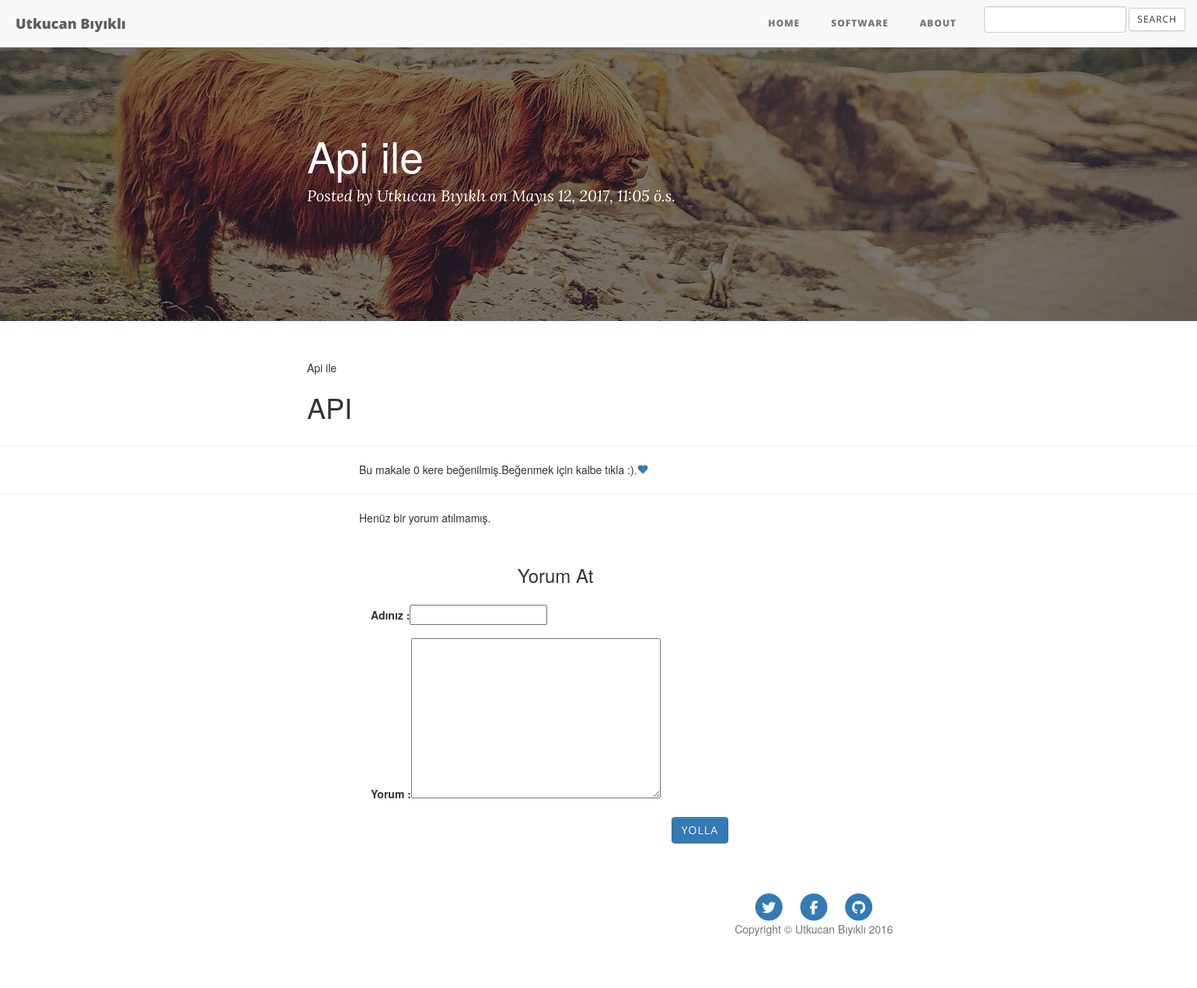
/34/, run on the app's committed database.
### Articles/models.py (models this page shows, shortened)
class Article(models.Model):
    title=models.CharField(max_length=25,unique=True)
    body=models.CharField(max_length=140,unique=True)
    content=models.TextField()
    like=models.IntegerField(default=0)
    genre=models.CharField(max_length=10)
    date=models.DateTimeField(auto_now_add=True)
    publish=models.BooleanField(default=False)
    class Meta:
        ordering=["-date"]

### Articles/views.py (the view)
# urls.py: url(r'^(?P<id>[0-9]+)/$', views.detail, name="detail"),
def detail(request, id):
    article = get_object_or_404(Article, id=id)
    comments=Comment.objects.filter(Q(article__title__startswith=article.title),Q(publish=True))
    if request.method == "POST":
        form = CommentForm(request.POST)
        if form.is_valid():
            ''' Begin reCAPTCHA validation '''
            recaptcha_response = request.POST.get('g-recaptcha-response')
            url = 'https://www.google.com/recaptcha/api/siteverify'
            values = {
                'secret': settings.GOOGLE_RECAPTCHA_SECRET_KEY,
                'response': recaptcha_response
            }
            data = urllib.urlencode(values)
            req = urllib2.Request(url, data)
            response = urllib2.urlopen(req)
            result = json.load(response)
            ''' End reCAPTCHA validation '''
            if result['success']:
                comment = form.save(commit=False)
                comment.article  = article
                comment.save()
                return redirect('articles:detail', id=article.id)
            else:
                error="Robot olmadigina emin misin ?"
                return render(request,"article/detail.html",{"article":article,"error":error,"form":form,"comments":comments})
    else:
        form = CommentForm()
    template="article/detail.html"
    return render(request, template, {'form': form,"article":article,"comments":comments})

### Articles/forms.py (shortened to what this page needs)
class CommentForm(forms.ModelForm):
    class Meta:
        model = Comment
        fields = ('name', 'comment')

### Articles/templates/article/detail.html (shortened to what this page needs)
{% extends 'article/base.html' %}
{% block body %}
  <header class="intro-header" style="background-image: url('../../static/Articles/img/contact-bg.jpg')">
        <div class="container">
            <div class="row">
                <div class="col-lg-8 col-lg-offset-2 col-md-10 col-md-offset-1">
                    <div class="post-heading">
                        <h1>{{article.title}}</h1>
                        <span class="meta">Posted by <a href="{% url 'articles:about' %}">Utkucan Bıyıklı</a> on {{article.date}}</span>
                    </div>
                </div>
            </div>
        </div>
</header>
        <div class="container">
            <div class="row">
                <div class="col-lg-8 col-lg-offset-2 col-md-10 col-md-offset-1">
                         {% autoescape on %}
<p class="content-markdown">{{article.content|safe}}</p>
                        {% endautoescape %}
                          </div>
            </div>
        </div>
<hr>
               <p style="margin-left:30%;">
                   Bu makale {{article.like}} kere beğenilmiş.Beğenmek için kalbe tıkla :).<a href="{% url 'articles:like' article.id%}"><span class="glyphicon glyphicon-heart"></span></a>
               </p>
<hr>
<div class="row" style="margin-left:30%;">
{% for comment in comments   %}
                    <h3><i class="glyphicon glyphicon-pencil"></i>{{comment.name}}:
                    <small>{{comment.date}}</small>
                </h3>
                <p>{{comment.comment}}</p>
    {% empty %}
    <p>Henüz bir yorum atılmamış.</p>
{% endfor %}
<div class="container">
<div class="col-md-5">
    <div class="form-area">
        <br style="clear:both">
                    <form class="form-horizontal" action="" method="post" enctype="multipart/form-data">{% csrf_token %}
<h3 style="margin-bottom: 25px; text-align: center;">Yorum At </h3>
    				<div class="form-group">
                        <label>Adınız :</label>{{form.name}}
					</div>
					<div class="form-group">
                        <label>Yorum :</label>{{form.comment}}
					</div>
                        <div class="form-group">
                            <div class="col-sm-offset-2 col-sm-10">
        <button type="button" id="submit" name="submit" class="btn btn-primary pull-right">Yolla</button>
                            </div>
                        </div>
                    </form>
        </div>
    </div>
</div>
    <footer>
        <div class="container">
            <div class="row">
                <div class="col-lg-8 col-lg-offset-2 col-md-10 col-md-offset-1">
                    <ul class="list-inline text-center">
                        <li>
                            <a href="https://www.twitter.com/utkucanbykl">
                                <span class="fa-stack fa-lg">
                                    <i class="fa fa-circle fa-stack-2x"></i>
                                    <i class="fa fa-twitter fa-stack-1x fa-inverse"></i>
                                </span>
                            </a>
                        </li>
                        <li>
                            <a href="https://www.facebook.com/utkucanbykl">
                                <span class="fa-stack fa-lg">
                                    <i class="fa fa-circle fa-stack-2x"></i>
                                    <i class="fa fa-facebook fa-stack-1x fa-inverse"></i>
                                </span>
                            </a>
                        </li>
                        <li>
                            <a href="https://www.github.com/utkucanbykl">
                                <span class="fa-stack fa-lg">
                                    <i class="fa fa-circle fa-stack-2x"></i>
                                    <i class="fa fa-github fa-stack-1x fa-inverse"></i>
                                </span>
                            </a>
                        </li>
                    </ul>
                    <p class="copyright text-muted">Copyright &copy; Utkucan Bıyıklı 2016</p>
                </div>
            </div>
        </div>
    </footer>
{% endblock %}

### Articles/static/Articles/css/base.css (style rules this page uses)
.container { text-align: justify; }

### data on the page
Article: title "Api ile", date "Mayıs 12, 2017, 11:05 ö.s.", content "Api ile API", like "0"
